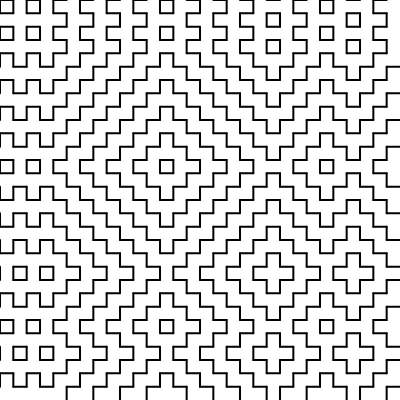
Frame 1 (no input)
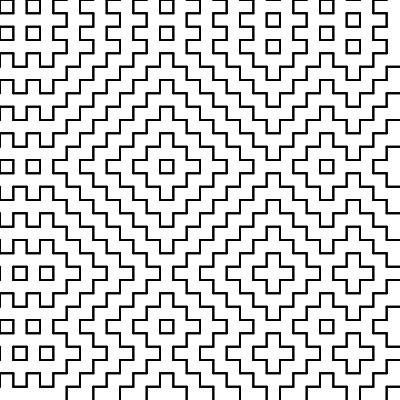
Frame 2 (the mouse pressed at the canvas centre, redrawn once)

The p5.js sketch that drew these frames (run headless with seeded random() and noise() and a simulated clock; the mouse was pressed at the canvas centre and the sketch redrawn once):

// p5.js sketch
// ── sketch.js
const size = 400;
const steps = 30;
const grid_size = size / steps;
const rows = [];
const cols = [];

function setup() {
    createCanvas(size, size);
    strokeWeight(2);
    for (let i = 0; i < steps; i++) {
        rows.push(random([0, 1]));
        cols.push(random([0, 1]));
    }
}

function draw() {
    noLoop();
    for (let x = 0; x < steps; x++) {
        push();
        translate(0, cols[x] * grid_size);
        for (let y = 0; y < steps; y++) {
            if (!(y % 2)) {
                line(x * grid_size, y * grid_size, x * grid_size, (y + 1) * grid_size);
            }
        }
        pop();
    }
    for (let y = 0; y < steps; y++) {
        push();
        translate(cols[y] * grid_size, 0);
        for (let x = 0; x < steps; x++) {
            if (!(x % 2)) {
                line(x * grid_size, y * grid_size, (x + 1) * grid_size, y * grid_size);
            }
        }
        pop();
    }
}
